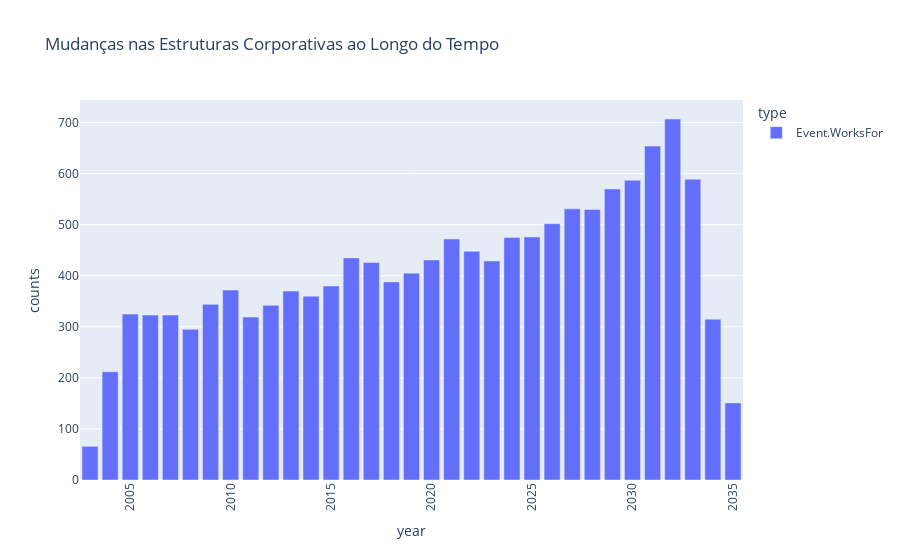

This figure's notebook cell:
### Markdown cell above
## Worksfor

### Code cell
# Contagem de relações por ano
data_filtered = df_links[df_links['type'] == 'Event.WorksFor']

relations_per_year = data_filtered.groupby(['year', 'type', 'target']).size().reset_index(name='counts')
relations_per_year = relations_per_year.groupby(['year', 'type'])['counts'].size().reset_index(name='counts')

# Criação da visualização temporal
fig = px.bar(relations_per_year, x='year', y='counts', color='type', title='Mudanças nas Estruturas Corporativas ao Longo do Tempo')
fig.update_layout(
    #xaxis_title='Ano',
    #yaxis_title='Média de Contagens',
    xaxis_tickangle=-90,
    xaxis={'dtick': 5}#,  # Garantir que todos os anos sejam exibidos
    #xaxis={'categoryorder': 'array', 'categoryarray': average_relations_per_year_type_target['year']}
)
fig.show()

### Figure 1 — Plotly figure (JSON) as saved in the notebook; plotly's stock layout.template omitted (floating-point values rounded to 4 significant figures)
{"data": [{"alignmentgroup": "True", "hovertemplate": "type=Event.WorksFor<br>year=%{x}<br>counts=%{y}<extra></extra>", "legendgroup": "Event.WorksFor", "marker": {"color": "#636efa", "pattern": {"shape": ""}}, "name": "Event.WorksFor", "offsetgroup": "Event.WorksFor", "orientation": "v", "showlegend": true, "textposition": "auto", "type": "bar", "x": [2003, 2004, 2005, 2006, 2007, 2008, 2009, 2010, 2011, 2012, 2013, 2014, 2015, 2016, 2017, 2018, 2019, 2020, 2021, 2022, 2023, 2024, 2025, 2026, 2027, 2028, 2029, 2030, 2031, 2032, 2033, 2034, 2035], "xaxis": "x", "y": [66, 212, 325, 323, 323, 295, 344, 372, 319, 342, 370, 360, 380, 435, 426, 388, 405, 431, 472, 448, 429, 475, 476, 502, 531, 530, 570, 587, 654, 707, 589, 315, 151], "yaxis": "y"}], "layout": {"barmode": "relative", "legend": {"title": {"text": "type"}, "tracegroupgap": 0}, "title": {"text": "Mudanças nas Estruturas Corporativas ao Longo do Tempo"}, "xaxis": {"anchor": "y", "domain": [0, 1], "dtick": 5, "tickangle": -90, "title": {"text": "year"}}, "yaxis": {"anchor": "x", "domain": [0, 1], "title": {"text": "counts"}}}}
